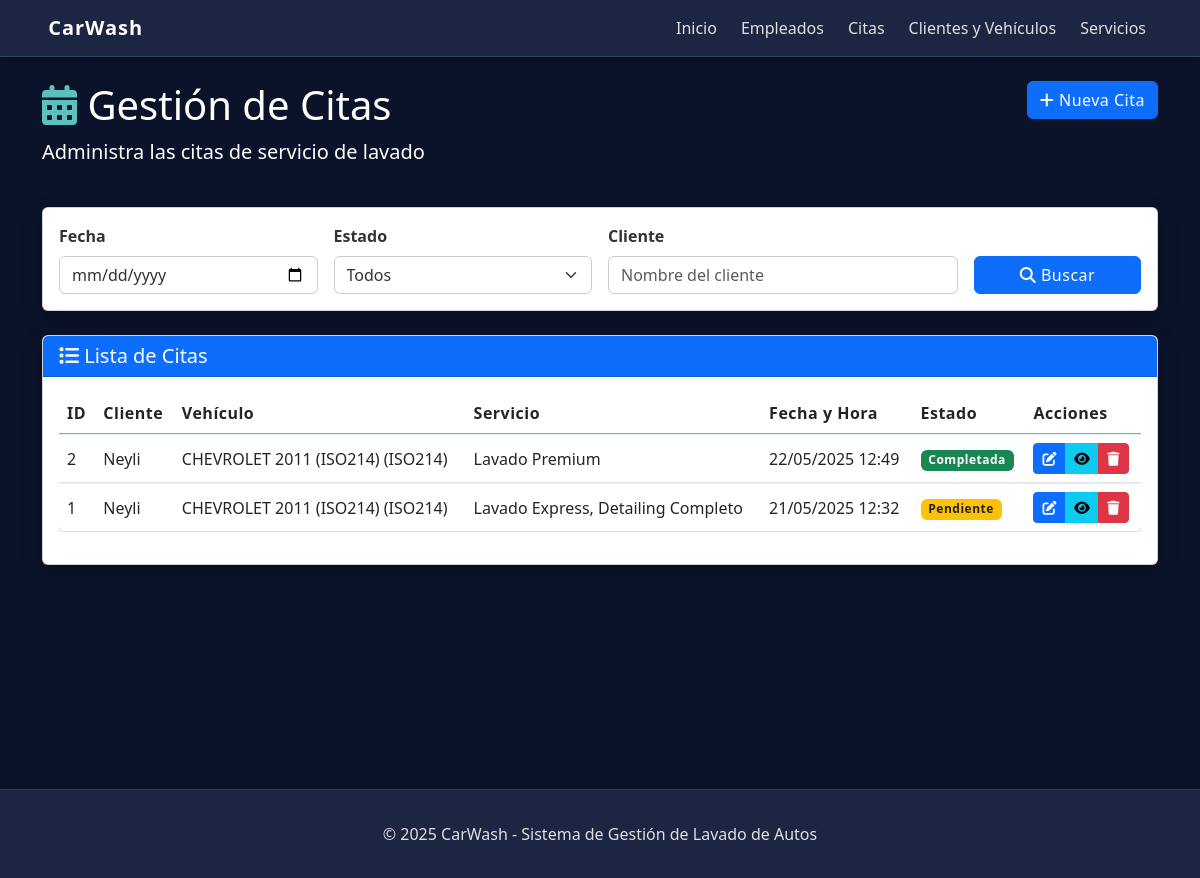
The page /citas/ on the database as committed earlier.
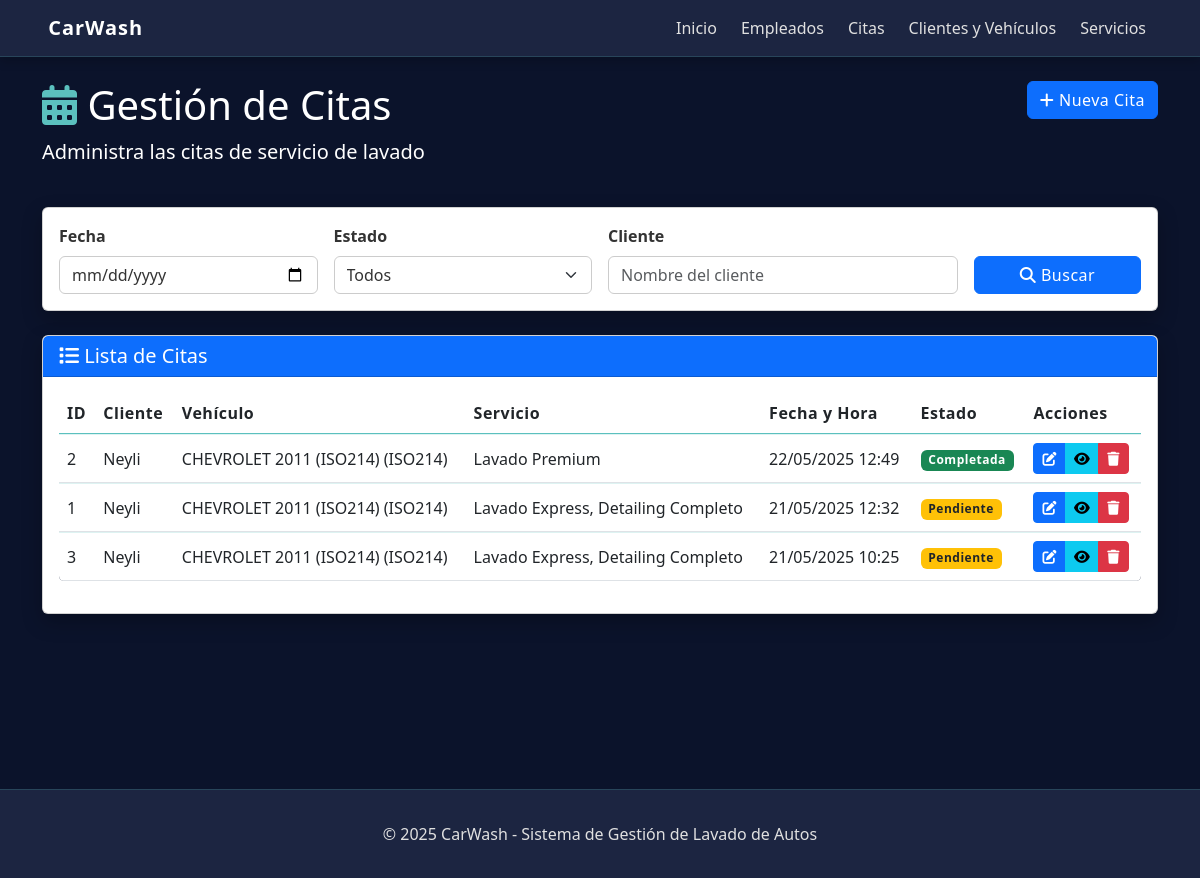
The same page on the database as committed later.
### DbWash/models.py (models this page shows, shortened)
class Cita(models.Model):
    ESTADO_CHOICES = [
        ('Pendiente', 'Pendiente'),
        ('En proceso', 'En proceso'),
        ('Completada', 'Completada'),
        ('Cancelada', 'Cancelada'),
    ]
    vehiculo = models.ForeignKey(Vehiculo, on_delete=models.CASCADE)
    empleado = models.ForeignKey(Empleado, on_delete=models.CASCADE)
    fecha_hora = models.DateTimeField(null=False)
    servicios = models.ManyToManyField(servicio)
    estado = models.CharField(max_length=20, choices=ESTADO_CHOICES, default='Pendiente')
    notas = models.TextField(null=True, blank=True)
    fecha_creacion = models.DateTimeField(default=timezone.now)

class Vehiculo(models.Model):
    cliente = models.ForeignKey(Cliente, on_delete=models.CASCADE)
    placa = models.CharField(max_length=10, null=False)
    marca = models.CharField(max_length=50, null=False)
    modelo = models.CharField(max_length=50, null=False)
    color = models.CharField(max_length=30, null=False)
    tipo = models.CharField(max_length=30, null=False)
    def __str__(self):
        return f"{self.marca} {self.modelo} ({self.placa})"

class Cliente(models.Model):
    nombre = models.CharField(max_length=100, null=False)
    cedula = models.CharField(max_length=15, null=False)
    direccion = models.CharField(max_length=200, null=False)
    telefono = models.CharField(max_length=15, null=False)
    correo = models.EmailField(max_length=100, null=False)
    def __str__(self):
        return self.nombre

class servicio(models.Model):
    nombre = models.CharField(max_length=100, null=False)
    precio = models.DecimalField(max_digits=10, decimal_places=2, null=False)
    descripcion = models.TextField(null=True, blank=True)

### CarWash/views.py (the view)
# urls.py: path('citas/', views.citas, name='citas'),
def citas(request):
    fecha = request.GET.get('fecha', '')
    estado = request.GET.get('estado', '')
    cliente_query = request.GET.get('cliente', '')
    citas_list = Cita.objects.all().order_by('-fecha_hora')
    if fecha:
        citas_list = citas_list.filter(fecha_hora__date=fecha)
    if estado:
        citas_list = citas_list.filter(estado=estado)
    if cliente_query:
        citas_list = citas_list.filter(
            Q(vehiculo__cliente__nombre__icontains=cliente_query) |
            Q(vehiculo__cliente__cedula__icontains=cliente_query)
        )
    paginator = Paginator(citas_list, 10)  # 10 citas por página
    page = request.GET.get('page')
    citas = paginator.get_page(page)
    clientes = Cliente.objects.all()
    servicios_list = servicio.objects.all()
    vehiculos = Vehiculo.objects.all()
    context = {
        'citas': citas,
        'clientes': clientes,
        'servicios': servicios_list,
        'vehiculos': vehiculos,
    }
    return render(request, 'citas.html', context)

### templates/citas.html (shortened to what this page needs)
{% extends "./layouts/base.html" %}
{% block content %}
    <div class="row mb-4">
        <div class="col-md-8">
            <h1 style="color: white !important;"><i class="fas fa-calendar-alt" style="color: #5bc0be !important;"></i> Gestión de Citas</h1>
            <p class="lead" style="color: white !important;">Administra las citas de servicio de lavado</p>
        </div>
        <div class="col-md-4 text-end">
            <button type="button" class="btn btn-primary" data-bs-toggle="modal" data-bs-target="#nuevaCitaModal">
                <i class="fas fa-plus"></i> Nueva Cita
            </button>
        </div>
    </div>
    <div class="card mb-4">
        <div class="card-body">
            <form method="get" class="row g-3">
                <div class="col-md-3">
                    <label for="fecha" class="form-label" style="color: #333333 !important; font-weight: 600;">Fecha</label>
                    <input type="date" class="form-control" id="fecha" name="fecha" value="{{ request.GET.fecha }}" style="color: #333333 !important;">
                </div>
                <div class="col-md-3">
                    <label for="estado" class="form-label" style="color: #333333 !important; font-weight: 600;">Estado</label>
                    <select class="form-select" id="estado" name="estado" style="color: #333333 !important;">
                        <option value="">Todos</option>
                    </select>
                </div>
                <div class="col-md-4">
                    <label for="cliente" class="form-label" style="color: #333333 !important; font-weight: 600;">Cliente</label>
                    <input type="text" class="form-control" id="cliente" name="cliente" placeholder="Nombre del cliente" value="{{ request.GET.cliente }}" style="color: #333333 !important;">
                </div>
                <div class="col-md-2 d-flex align-items-end">
                    <button type="submit" class="btn btn-primary w-100">
                        <i class="fas fa-search"></i> Buscar
                    </button>
                </div>
            </form>
        </div>
    </div>
    <div class="card">
        <div class="card-header bg-primary text-white">
            <h5 class="mb-0"><i class="fas fa-list"></i> Lista de Citas</h5>
        </div>
        <div class="card-body">
            <div class="table-responsive">
                <table class="table table-hover">
                    <thead>
                        <tr>
                            <th>ID</th>
                            <th>Cliente</th>
                            <th>Vehículo</th>
                            <th>Servicio</th>
                            <th>Fecha y Hora</th>
                            <th>Estado</th>
                            <th>Acciones</th>
                        </tr>
                    </thead>
                    <tbody>
                        {% if citas %}
                            {% for cita in citas %}
                                <tr>
                                    <td>{{ cita.id }}</td>
                                    <td>{{ cita.vehiculo.cliente }}</td>
                                    <td>{{ cita.vehiculo }} ({{ cita.vehiculo.placa }})</td>
                                    <td>
                                        {% for servicio in cita.servicios.all %}
                                            {{ servicio.nombre }}{% if not forloop.last %}, {% endif %}
                                        {% endfor %}
                                    </td>
                                    <td>{{ cita.fecha_hora|date:"d/m/Y H:i" }}</td>
                                    <td>
                                        {% if cita.estado == 'Completada' %}
                                            <span class="badge bg-success">{{ cita.estado }}</span>
                                        {% elif cita.estado == 'Pendiente' %}
                                            <span class="badge bg-warning text-dark">{{ cita.estado }}</span>
                                        {% elif cita.estado == 'En proceso' %}
                                            <span class="badge bg-info">{{ cita.estado }}</span>
                                        {% elif cita.estado == 'Cancelada' %}
                                            <span class="badge bg-danger">{{ cita.estado }}</span>
                                        {% endif %}
                                    </td>
                                    <td>
                                        <div class="btn-group btn-group-sm">
                                            <button class="btn btn-primary" data-bs-toggle="modal" data-bs-target="#editarCitaModal{{ cita.id }}">
                                                <i class="fas fa-edit"></i>
                                            </button>
                                            <a href="{% url 'cita_detalle' cita.id %}" class="btn btn-info">
                                                <i class="fas fa-eye"></i>
                                            </a>
                                            <button class="btn btn-danger" data-bs-toggle="modal" data-bs-target="#eliminarCitaModal{{ cita.id }}">
                                                <i class="fas fa-trash"></i>
                                            </button>
                                        </div>
                                    </td>
                                </tr>
                            {% endfor %}
                        {% else %}
                            <tr>
                                <td colspan="7" class="text-center">No hay citas registradas</td>
                            </tr>
                        {% endif %}
                    </tbody>
                </table>
            </div>
        </div>
    </div>
{% endblock %}

### templates/layouts/base.html (shortened to what this page needs)
<!DOCTYPE html>
<html lang="es">
<head>
    {% load static %}
    <link rel="stylesheet" href="{% static 'css/style.css' %}">
    <link href="https://cdn.jsdelivr.net/npm/bootstrap@5.3.0/dist/css/bootstrap.min.css" rel="stylesheet">
    <link rel="stylesheet" href="https://cdnjs.cloudflare.com/ajax/libs/font-awesome/6.4.0/css/all.min.css">
</head>
<body>
    <header>
        <nav class="navbar navbar-expand-lg">
            <div class="container">
                <a class="navbar-brand" href="{% url 'index' %}" style="color: white !important;">
                     CarWash
                </a>
                <div class="collapse navbar-collapse" id="navbarNav">
                    <ul class="navbar-nav ms-auto">
                        <li class="nav-item">
                            <a class="nav-link" href="{% url 'index' %}">Inicio</a>
                        </li>
                        <li class="nav-item">
                            <a class="nav-link" href="{% url 'empleados' %}">Empleados</a>
                        </li>
                        <li class="nav-item">
                            <a class="nav-link" href="{% url 'citas' %}">Citas</a>
                        </li>
                        <li class="nav-item">
                            <a class="nav-link" href="{% url 'bodega' %}">Clientes y Vehículos</a>
                        </li>
                        <li class="nav-item">
                            <a class="nav-link" href="{% url 'servicios' %}">Servicios</a>
                        </li>
                    </ul>
                </div>
            </div>
        </nav>
    </header>
    <main class="container mt-4">
        {% block content %}
        {% endblock %}
    </main>
    <footer>
        <div class="container">
            <p>&copy; 2025 CarWash - Sistema de Gestión de Lavado de Autos</p>
        </div>
    </footer>
</body>
</html>

### static/css/style.css (style rules this page uses)
:root { --primary-color: #3a506b; --secondary-color: #1c2541; --accent-color: #5bc0be; --highlight-color: #e3b505; --dark-color: #0b132b; --success-color: #2d936c; --danger-color: #e63946; --warning-color: #ffb703; --info-color: #4cc9f0; --bg-dark: #0b132b; --bg-card: #1c2541; --bg-element: #243055; --text-primary: #ffffff; --text-secondary: #e0e0e0; --text-muted: #a0b0c5; --border-color: rgba(91, 192, 190, 0.2); --shadow-color: rgba(0, 0, 0, 0.25); --glass-bg: rgba(91, 192, 190, 0.05); }
* { margin: 0; padding: 0; box-sizing: border-box; }
body { font-family: 'Poppins', 'Segoe UI', sans-serif; background: linear-gradient(135deg, var(--bg-dark) 0%, var(--dark-color) 100%); color: var(--text-primary); min-height: 100vh; display: flex; flex-direction: column; line-height: 1.6; }
main { flex: 1; padding: 2rem 0; min-height: calc(100vh - 140px); background: transparent; }
.container { width: 100%; padding: 0 2rem; margin: 0 auto; max-width: 1200px; }
.card { background: var(--bg-card); border-radius: 10px; box-shadow: 0 8px 20px var(--shadow-color); backdrop-filter: blur(8px); border: 1px solid var(--border-color); transition: all 0.3s ease; overflow: hidden; margin-bottom: 1.5rem; }
.card-header { background: var(--secondary-color); padding: 1rem 1.5rem; border-bottom: 1px solid var(--border-color); font-weight: 600; }
.card-body { padding: 1.5rem; }
.navbar { background: var(--bg-card); backdrop-filter: blur(8px); padding: 1rem 0; border-bottom: 1px solid var(--border-color); box-shadow: 0 4px 10px rgba(0, 0, 0, 0.2); }
.navbar-brand { color: var(--accent-color); font-size: 1.5rem; font-weight: 600; letter-spacing: 1px; }
.nav-link { color: var(--text-secondary) !important; font-weight: 500; padding: 0.5rem 1rem; margin: 0 0.25rem; border-radius: 5px; transition: all 0.3s ease; }
.btn { padding: 0.625rem 1.25rem; border-radius: 5px; font-weight: 500; transition: all 0.3s ease; letter-spacing: 0.5px; border: none; }
.btn-primary { background: var(--primary-color); color: var(--text-primary); }
.btn-danger { background: var(--danger-color); color: var(--text-primary); }
.btn-info { background: var(--info-color); color: var(--dark-color); }
.table { width: 100%; margin-bottom: 1rem; color: var(--text-primary); border-collapse: separate; border-spacing: 0; border-radius: 5px; overflow: hidden; }
.table th { background: var(--secondary-color); padding: 1rem; font-weight: 600; letter-spacing: 0.5px; border-bottom: 2px solid var(--accent-color); }
.table td { padding: 0.75rem 1rem; color: var(--text-secondary); border-top: 1px solid var(--border-color); vertical-align: middle; }
.table tbody tr { background: var(--bg-card); transition: all 0.2s ease; }
.table-responsive { border-radius: 5px; overflow-x: auto; }
.form-control, .form-select { background: var(--bg-element); border: 1px solid var(--border-color); border-radius: 5px; padding: 0.625rem 1rem; color: var(--text-primary); transition: all 0.3s ease; }
.form-control::placeholder { color: var(--text-muted); opacity: 0.7; }
.form-label { color: var(--text-secondary); font-weight: 500; margin-bottom: 0.5rem; }
.badge { padding: 0.5rem 0.75rem; font-weight: 500; border-radius: 30px; letter-spacing: 0.5px; }
.bg-primary { background-color: var(--primary-color) !important; }
.bg-success { background-color: var(--success-color) !important; }
.bg-warning { background-color: var(--warning-color) !important; }
footer { background: var(--secondary-color); padding: 2rem 0; margin-top: 3rem; border-top: 1px solid var(--border-color); }
footer p { color: var(--text-secondary); margin: 0; text-align: center; }
.text-white { color: var(--text-primary) !important; }
.lead { color: var(--text-secondary); font-weight: 400; }
h1, h2, h3, h4, h5, h6 { color: var(--text-primary); font-weight: 600; margin-bottom: 1rem; }
.row h1, .row .lead { color: var(--text-primary) !important; }
.row h1 i.fas { color: var(--accent-color) !important; }
.card .card-body .form-label { color: #333333 !important; font-weight: 600; }
.form-control, .form-select { color: #333333 !important; }
.card .card-body .form-control, .card .card-body .form-select { background-color: #ffffff; border-color: #cccccc; color: #333333 !important; }

### templates/layouts/base.html (style rules this page uses)
select option { background-color: white !important; color: #333333 !important; }
.form-select { background-color: white !important; color: #333333 !important; }
.modal-body label, .card-body label { color: #333333 !important; font-weight: 600 !important; }

Rows that differ between the two databases and show on the page:
added Cita: id "3", vehiculo.cliente "Neyli", vehiculo "CHEVROLET 2011 (ISO214)", vehiculo.placa "ISO214", fecha_hora "21/05/2025 10:25", estado "Pendiente", servicio (nombre "Lavado Express"), servicio (nombre "Detailing Completo")
